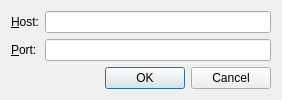
<?xml version="1.0" encoding="UTF-8"?>
<ui version="4.0">
 <class>ConnectDialog</class>
 <widget class="QDialog" name="ConnectDialog">
  <property name="geometry">
   <rect>
    <x>0</x>
    <y>0</y>
    <width>282</width>
    <height>95</height>
   </rect>
  </property>
  <property name="windowTitle">
   <string>Connect to DLN server</string>
  </property>
  <layout class="QVBoxLayout" name="verticalLayout">
   <item>
    <layout class="QGridLayout" name="gridLayout">
     <item row="0" column="0">
      <widget class="QLabel" name="hostLabel">
       <property name="text">
        <string>&amp;Host:</string>
       </property>
       <property name="buddy">
        <cstring>host</cstring>
       </property>
      </widget>
     </item>
     <item row="0" column="1">
      <widget class="QLineEdit" name="host"/>
     </item>
     <item row="1" column="0">
      <widget class="QLabel" name="portLabel">
       <property name="text">
        <string>&amp;Port:</string>
       </property>
       <property name="buddy">
        <cstring>port</cstring>
       </property>
      </widget>
     </item>
     <item row="1" column="1">
      <widget class="QLineEdit" name="port"/>
     </item>
    </layout>
   </item>
   <item>
    <widget class="QDialogButtonBox" name="buttonBox">
     <property name="orientation">
      <enum>Qt::Horizontal</enum>
     </property>
     <property name="standardButtons">
      <set>QDialogButtonBox::Cancel|QDialogButtonBox::Ok</set>
     </property>
    </widget>
   </item>
  </layout>
 </widget>
 <tabstops>
  <tabstop>host</tabstop>
  <tabstop>port</tabstop>
  <tabstop>buttonBox</tabstop>
 </tabstops>
 <resources/>
 <connections>
  <connection>
   <sender>buttonBox</sender>
   <signal>rejected()</signal>
   <receiver>ConnectDialog</receiver>
   <slot>reject()</slot>
   <hints>
    <hint type="sourcelabel">
     <x>272</x>
     <y>85</y>
    </hint>
    <hint type="destinationlabel">
     <x>286</x>
     <y>274</y>
    </hint>
   </hints>
  </connection>
  <connection>
   <sender>buttonBox</sender>
   <signal>accepted()</signal>
   <receiver>ConnectDialog</receiver>
   <slot>accept()</slot>
   <hints>
    <hint type="sourcelabel">
     <x>138</x>
     <y>76</y>
    </hint>
    <hint type="destinationlabel">
     <x>27</x>
     <y>90</y>
    </hint>
   </hints>
  </connection>
 </connections>
</ui>
